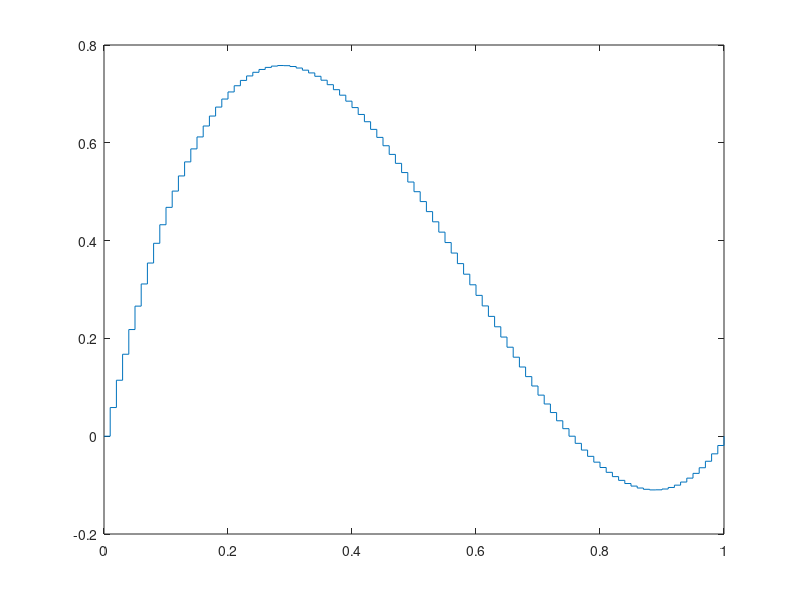

This figure's MATLAB source:
close all

% explicit cubic Bezier curve:
t = 0:0.01:1;
m = 1;
grav = -9.81;
% t = Tstance(1:floor(end/2))';
Tstance = 0.15;
T = 2;

a0 = [0];
a1 = [1];
a2 = [-1];
a3 = [0];
alpha = 2;
Bez = alpha*((1-t).^3*a0 + 3*(1-t).^2.*t*a1 + (1-t).*t.^2*a2 + t.^3*a3);
figure, stairs(t,Bez);hold on;
% t2 = 1:0.01:2;
% a0 = [0];
% a1 = [0.5];
% a2 = [1];
% a3 = [0];
% Bez2 = (1-t2).^3*a0 + 3*(1-t2).^2.*t2*a1 + (1-t2).*t2.^2*a2 + t2.^3*a3;
% stairs(t2,Bez2,'k')